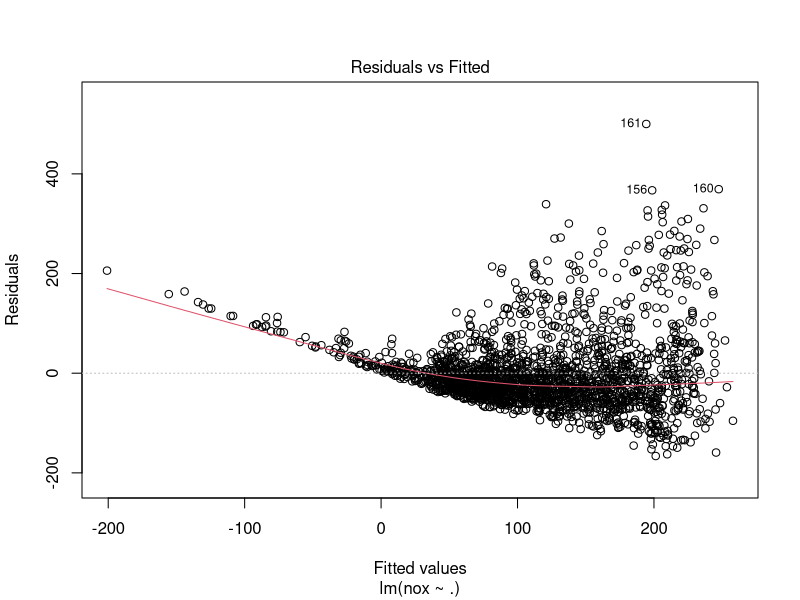
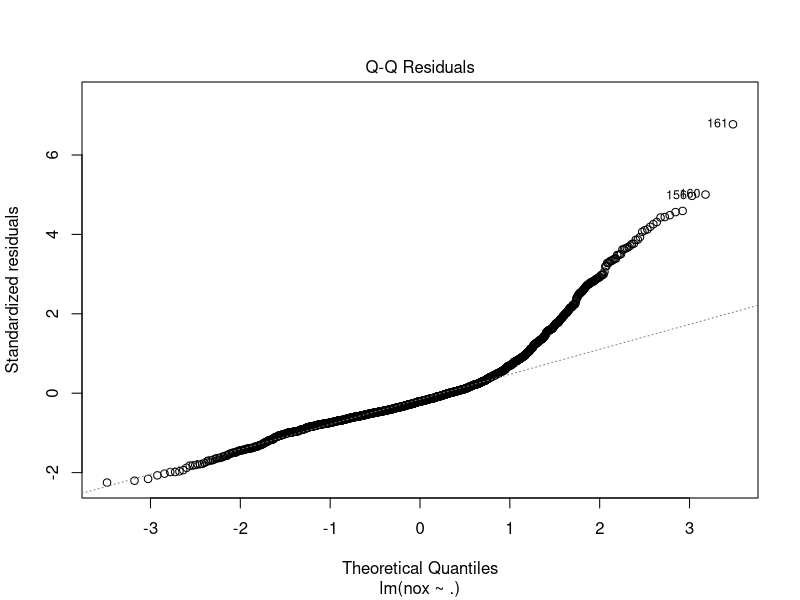
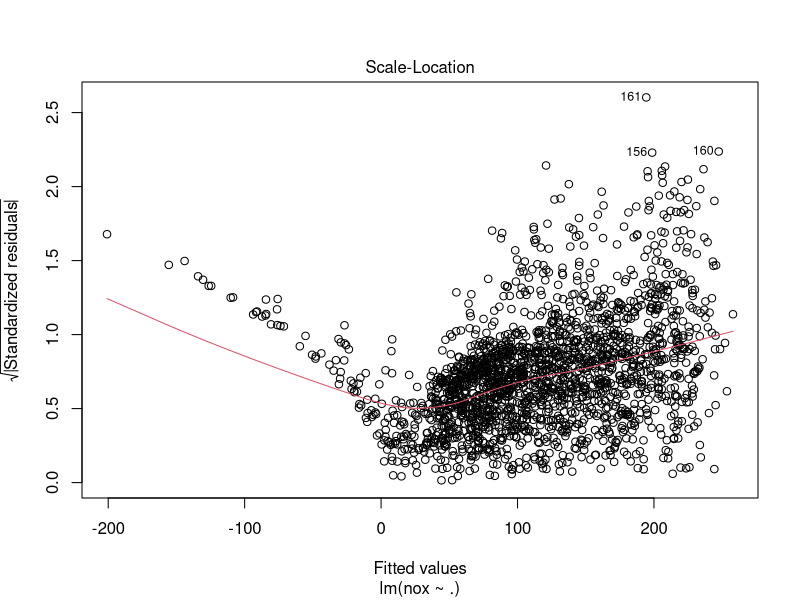
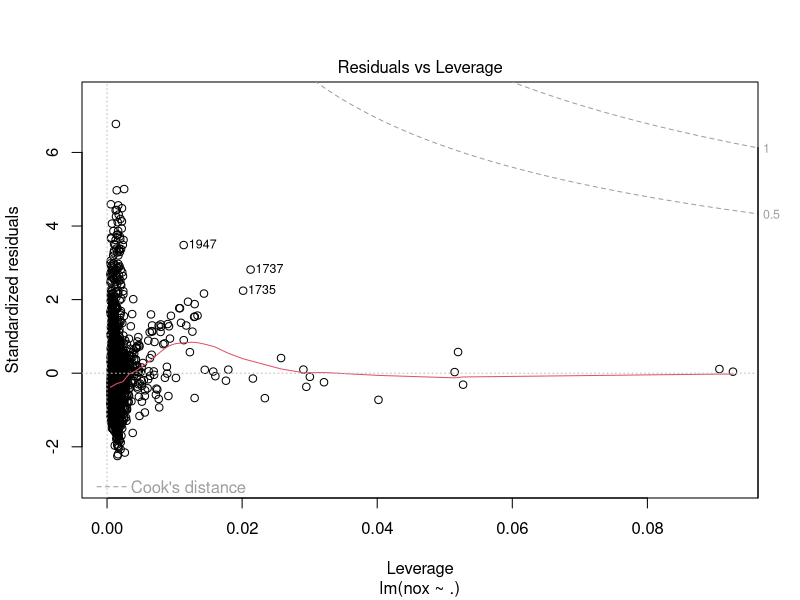
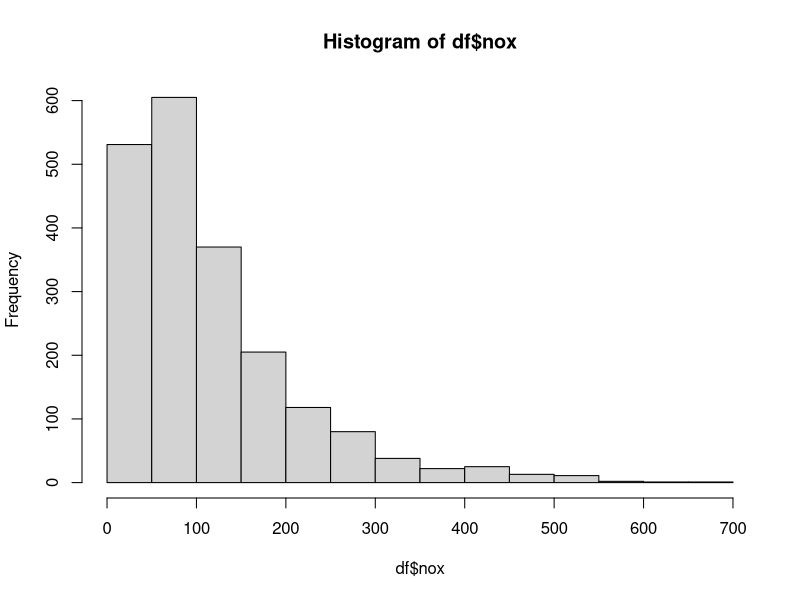
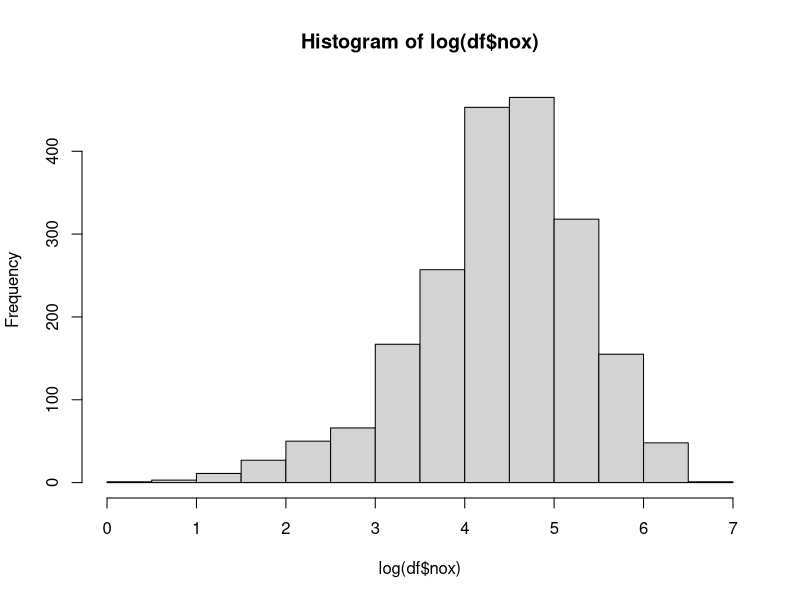
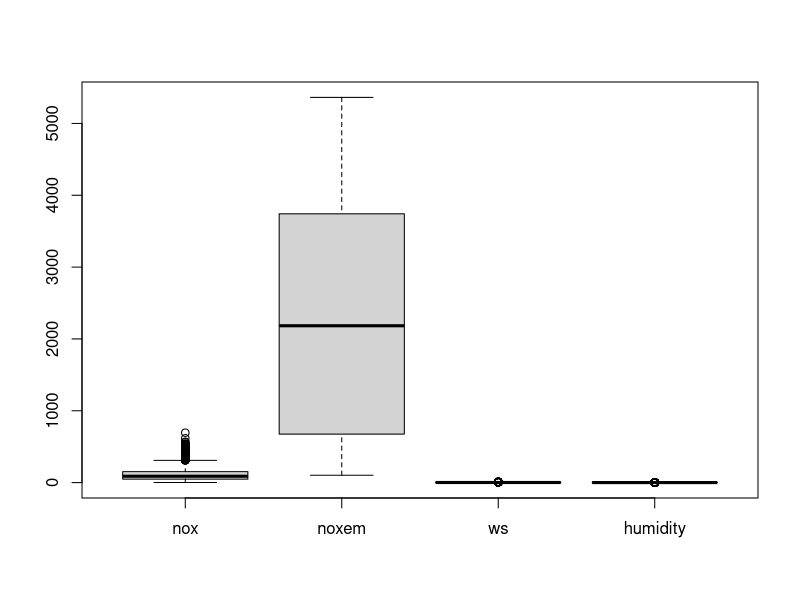
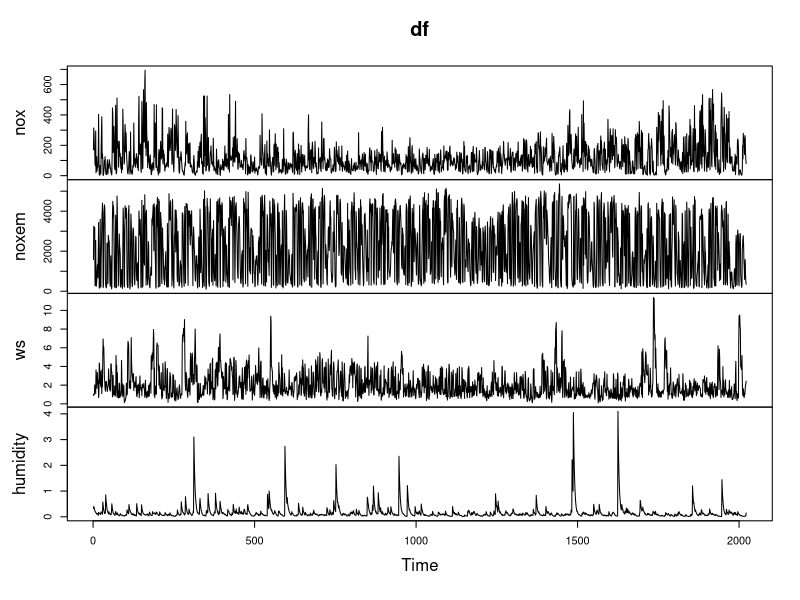

These charts were generated, in order, by the following R code:
## ---- chunk 1
set.seed(42)
df <- read.table("emissionssw.dat", header=TRUE)
head(df)
## ---- chunk 2
m1 <- lm(nox ~ ., data=df)
summary(m1)
plot(m1)
## ---- chunk 3
hist(df$nox)
hist(log(df$nox))
## ---- chunk 4
boxplot(df)
## ---- chunk 5
plot.ts(df)
lapply(names(df), function(col) {
  acf(df[[col]], main = paste("ACF for", col))
})

plot(df$nox[1:6])
acf(log(df$nox))
par(mfrow=c(2,1))
plot(df$noxem[1:13], type='l')
plot(df$nox[1:13], type='l')
## ---- chunk 6
summary(df)
## ---- chunk 7
pairs(df)
## ---- chunk 8
m1 <- lm(nox ~ ., data=df)
summary(m1)
plot(m1)
# 
# m1 <- lm(nox ~ ., data=df, subset=-c(156, 160, 161))
# summary(m1)
# plot(m1)
## ---- chunk 9
m2 <- lm(nox ~. + I(humidity^2), data=df)
summary(m2)
plot(m2)
## ---- chunk 10
# try quantile clipping on data to deal with outliers. Park idea for now
# library(raster)
# dfclipped = clip.data(select(df, c('noxem', 'ws')), lower=0.01, upper=0.99)
# print(dfclipped)
# 
# logging the response gives a good residuals vs fitted plot
# Attempt to fit WLS
# add convergence criterion
max_iter = 100
m3w <- lm(log(nox) ~ (noxem + ws)^2 + I(ws^2) + I(noxem^2), data=df)
for (i in 1:max_iter) {
  m3w <- lm(log(nox) ~ (noxem + ws)^2 + I(ws^2) + I(noxem^2), data=df, weights = 1/abs(resid(m3w)))
}
summary(m3w)
plot(m3w)
## ---- chunk 11
library(MASS)
mlog <- lm(log(nox) ~ (noxem + ws)^2 + I(ws^2) + I(noxem^2), data=df)
summary(mlog)
plot(mlog)
mlog_robust <- rlm(log(nox) ~ (noxem + ws)^2 + I(ws^2) + I(noxem^2), data=df)
summary(mlog_robust)
plot(mlog_robust)
## ---- chunk 12
df["dy"] <- c(NaN, diff(df$nox))
# m4 <- lm(dy ~ noxem + ws + humidity, data=df)
m4 <- lm(dy ~ (noxem + ws)^2 + I(ws^2) + I(noxem^2), data=df)
summary(m4)
plot(m4)
## ---- chunk 13
m <- lm(log(nox) ~ log(noxem) + ws,data=df)
summary(m)
plot(m)
## ---- chunk 14
m <- lm(log(nox) ~ log(noxem) + ws + ws:log(noxem) + cos(seq(0, 2*pi, length.out=2022)),data=df)
summary(m)
plot(m)
## ---- chunk 15
library(robustbase)
m <- lmrob(log(nox) ~ log(noxem) + ws, data=df)
summary(m)
plot(m)
